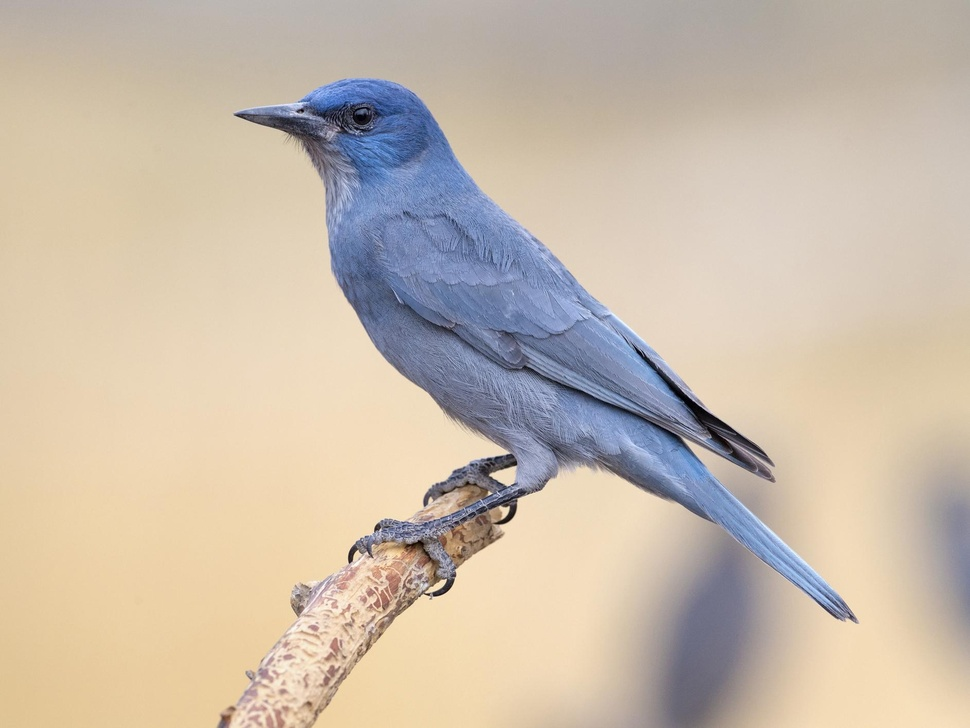
#> input picture Images/Raw/bird.jpg, 970 x 728 px, shrunk from 1885 x 1414 before the run
$ python -i Cartoonify.py   (imports and definitions only)
#> lines starting #> are read from the running program, lines starting #| are printed output that depends on the picture; after the words box and inside, x2 and y2 are one past the last pixel; in counts of white or black regions, pixels touching at a corner belong together
import cv2
import numpy as np


class Cartoonify:
    def __init__(self):
        self.img = None
        self.blur = 2


    def k_mean_method(self, image, clusters, rounds):
        height, width = image.shape[:2]
        samples = np.zeros([height * width, 3], dtype=np.float32)

        count = 0
        for x in range(height):

            for y in range(width):
                samples[count] = image[x][y]
                count += 1

        compactness, labels, centers = cv2.kmeans(
            samples,
            clusters,
            None,
            criteria=(cv2.TERM_CRITERIA_EPS + cv2.TERM_CRITERIA_MAX_ITER,10000,0.0001),
            attempts=rounds,
            flags=cv2.KMEANS_PP_CENTERS
        )

        centers = np.uint8(centers)
        res = centers[labels.flatten()]

        result_img = res.reshape(image.shape)

        result_img = cv2.GaussianBlur(result_img, (9, 9), 0)
        return result_img


    def contour_image(self, img):

        blue, green, red = cv2.split(img)

        contours, hierarchy = cv2.findContours(image=img, mode=cv2.RETR_TREE, method=cv2.CHAIN_APPROX_NONE)
        cnt = contours[0]
        cv2.drawContours(img, [cnt], 0, (0, 255, 0), 3)
        return img


    def cartoon_method(self, img):
        edge_img = self.detect_edge(img)
        color = cv2.bilateralFilter(img, 9, 250, 250)
        cartoon_img = cv2.bitwise_and(color, color, mask=edge_img)
        return cartoon_img


    def canny_method(self, img):

        edge_img = self.process_image(img, 2)
        edge_img = self.white_to_transparent(edge_img)

        k_mean_img = self.k_mean_method(img, 16, 1)

        added_img = self.overlay_transparent(k_mean_img, edge_img, 0, 0)

        contour_img = self.process_image(added_img, 1)
        contour_img = self.white_to_transparent(contour_img)

        result_img = self.overlay_transparent(added_img, contour_img, 0, 0)
        # result_img = self.contour_image(result_img)

        vivid_img = self.vivid_image(added_img)
        return vivid_img


    def detect_edge(self, img):
        gray = cv2.cvtColor(img, cv2.COLOR_BGR2GRAY)
        gray = cv2.medianBlur(gray, 5)
        edges = cv2.adaptiveThreshold(gray, 255, cv2.ADAPTIVE_THRESH_MEAN_C, cv2.THRESH_BINARY, 9, 9)
        return edges


    def process_image(self, img, blur):
        gray = cv2.cvtColor(img, cv2.COLOR_BGRA2GRAY)
        if blur == 2:
            gray = cv2.GaussianBlur(gray, (9, 9), 0)
            canny = cv2.Canny(gray, 50, 100)

        elif blur == 1:
            gray = cv2.GaussianBlur(gray, (9, 9), 0)
            canny = cv2.Canny(gray, 100, 400)
            kernel = np.ones((5, 5), np.uint8)
            canny = cv2.dilate(canny, kernel, iterations=1)
        else:
            canny = cv2.Canny(gray, 50, 75)

        # canny = self.rescale(canny, self.pseudoDim)


        r, dil_img = cv2.threshold(canny, 50, 255, cv2.THRESH_BINARY_INV)

        result_img = cv2.cvtColor(dil_img, cv2.COLOR_GRAY2BGR)
        return result_img


    def vivid_image(self, img):

        # CLAHE (Contrast Limited Adaptive Histogram Equalization)
        clahe = cv2.createCLAHE(clipLimit=5., tileGridSize=(3, 3
                                                            ))

        lab = cv2.cvtColor(img, cv2.COLOR_BGR2LAB)  # convert from BGR to LAB color space
        l, a, b = cv2.split(lab)  # split on 3 different channels

        l2 = clahe.apply(l)  # apply CLAHE to the L-channel

        lab = cv2.merge((l2, a, b))  # merge channels
        result_img = cv2.cvtColor(lab, cv2.COLOR_LAB2BGR)  # convert from LAB to BGR

        return result_img


    def overlay_transparent(self, background_img, img_to_overlay_t, x, y, overlay_size=None):
        """
        @brief      Overlays a transparant PNG onto another image using CV2

        @param      background_img    The background image
        @param      img_to_overlay_t  The transparent image to overlay (has alpha channel)
        @param      x                 x location to place the top-left corner of our overlay
        @param      y                 y location to place the top-left corner of our overlay
        @param      overlay_size      The size to scale our overlay to (tuple), no scaling if None

        @return     Background image with overlay on top
        """

        bg_img = background_img.copy()

        if overlay_size is not None:
            img_to_overlay_t = cv2.resize(img_to_overlay_t.copy(), overlay_size)

        # Extract the alpha mask of the RGBA image, convert to RGB
        b, g, r, a = cv2.split(img_to_overlay_t)
        overlay_color = cv2.merge((b, g, r))

        # Apply some simple filtering to remove edge noise
        mask = cv2.medianBlur(a, 1)

        h, w, _ = overlay_color.shape
        roi = bg_img[y:y + h, x:x + w]

        # Black-out the area behind the logo in our original ROI
        img1_bg = cv2.bitwise_and(roi.copy(), roi.copy(), mask=cv2.bitwise_not(mask))

        # Mask out the logo from the logo image.
        img2_fg = cv2.bitwise_and(overlay_color, overlay_color, mask=mask)

        # Update the original image with our new ROI
        bg_img[y:y + h, x:x + w] = cv2.add(img1_bg, img2_fg)

        return bg_img

    def overlay_image(self, img1, img2):
        img1 = cv2.cvtColor(img1, cv2.COLOR_BGR2BGRA)
        print(img1.shape)
        print(img2.shape)
        ol_img = cv2.addWeighted(img1, 1, img2, 0.5, 0)
        return ol_img

    def white_to_transparent(self, img):

        # get the image dimensions (height, width and channels)

        h, w, c = img.shape

        # append Alpha channel -- required for BGRA (Blue, Green, Red, Alpha)
        alpha_img = np.concatenate([img, np.full((h, w, 1), 255, dtype=np.uint8)], axis=-1)

        # create a mask where white pixels ([255, 255, 255]) are True
        white = np.all(img == [255, 255, 255], axis=-1)

        # change the values of Alpha to 0 for all the white pixels
        alpha_img[white, -1] = 0

        # save the image
        return alpha_img

>>> import cv2
>>> picture = cv2.imread('../../Images/Raw/bird.jpg')
#> picture is the input picture: shape (728, 970, 3); mean B, G, R 171.9, 187.6, 201.1
>>> result = Cartoonify().canny_method(picture)
#> in process_image, `canny = cv2.Canny(gray, 50, 100)`:
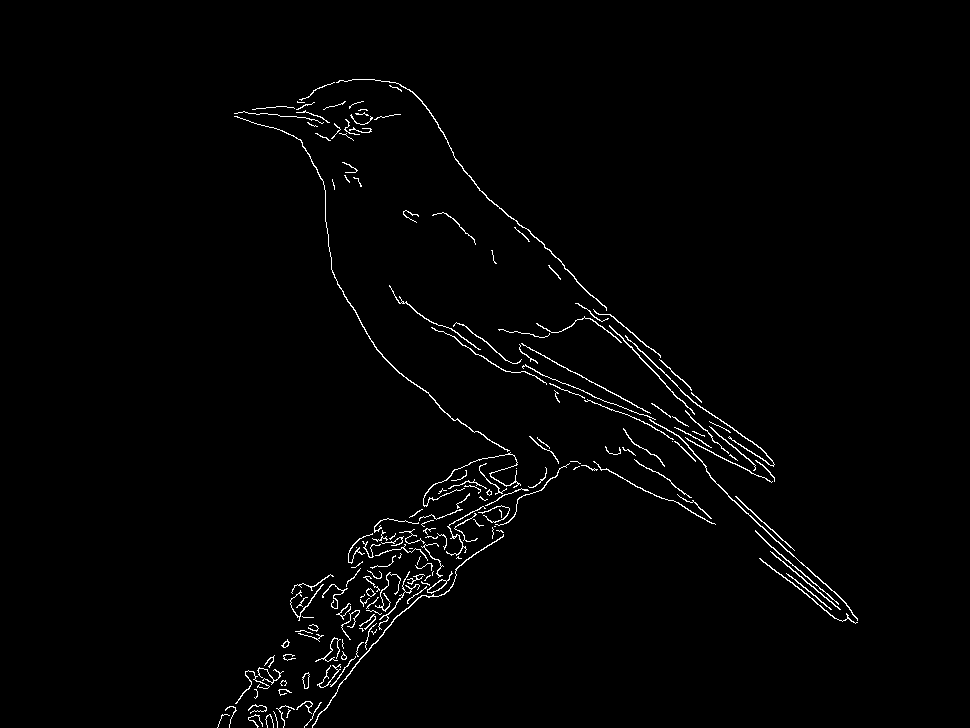
#> canny: shape (728, 970); 1.5% white in thin lines or dots, all inside (x1, y1, x2, y2) = (217, 79, 858, 728)
#> in white_to_transparent, `alpha_img = np.concatenate([img, np.full((h, w, 1), 255, dtype=np.uint..`:
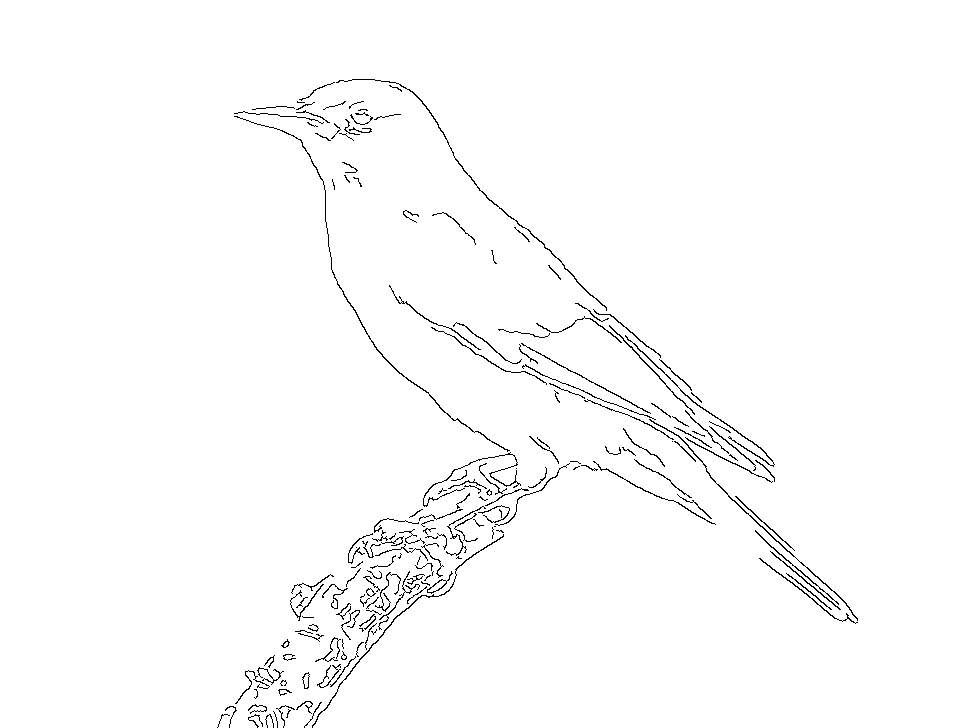
#> alpha_img: shape (728, 970, 4); mean B, G, R, A 251.2, 251.2, 251.2, 255
#> after the loop in k_mean_method, `for x in range(height):`: count = 706160
#> in k_mean_method, `compactness, labels, centers = cv2.kmeans( samples, clusters, None, cr..`: compactness = 91042105.9; centers = 16 rows, first 8: [170.9, 197.8, 215.2], [165.6, 124.1, 105.4], [195.5, 210.6, 224.7], [188.1, 146.6, 127.6], [44.84, 35.64, 37.03], [102.5, 121.7, 150.8], [160.7, 169.9, 181], [179.1, 207.9, 227.9]
#> in k_mean_method, `centers = np.uint8(centers)`: centers = 16 rows, first 8: [170, 197, 215], [165, 124, 105], [195, 210, 224], [188, 146, 127], [44, 35, 37], [102, 121, 150], [160, 169, 180], [179, 207, 227]
#> in overlay_transparent, `img2_fg = cv2.bitwise_and(overlay_color, overlay_color, mask=mask)`: img2_fg: shape (728, 970, 3); every value is 0
#> call 2 of process_image, with blur = 1
#> in process_image (call 2), `gray = cv2.cvtColor(img, cv2.COLOR_BGRA2GRAY)`:
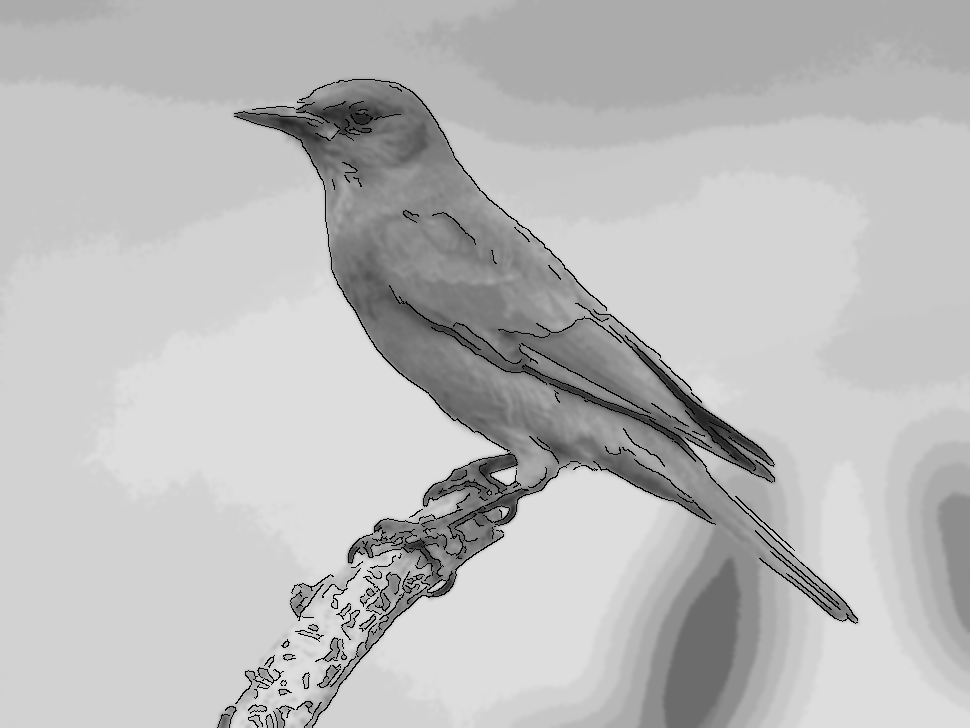
#> gray: shape (728, 970); min 0, max 221, mean 187.1
#> in process_image (call 2), `canny = cv2.Canny(gray, 100, 400)`: canny: shape (728, 970); 0.07% white in thin lines or dots, all inside (x1, y1, x2, y2) = (314, 462, 579, 728)
#> in process_image (call 2), `canny = cv2.dilate(canny, kernel, iterations=1)`: canny: shape (728, 970); 0.39% white; 1 white region, box (x1, y1, x2, y2) and area: (312, 460, 581, 728) 2755
#> in vivid_image, `lab = cv2.cvtColor(img, cv2.COLOR_BGR2LAB)`: lab: shape (728, 970, 3); mean of channels 0, 1, 2 192.9, 130.6, 137.3
#> in vivid_image, `l, a, b = cv2.split(lab)`:
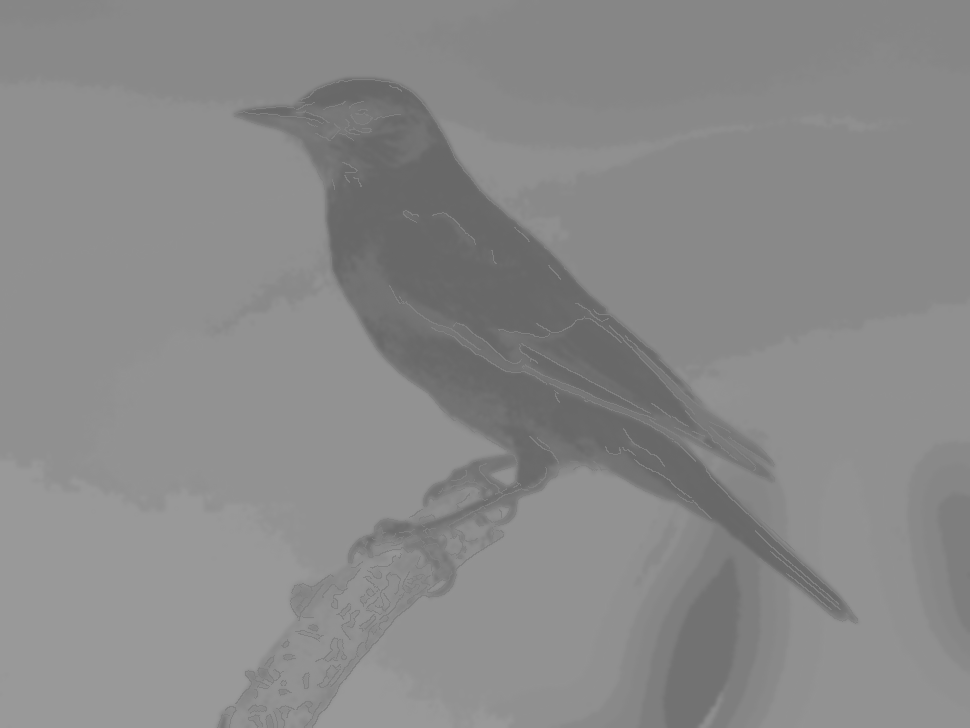
#> b: shape (728, 970); min 103, max 153, mean 137.3
#> in vivid_image, `l2 = clahe.apply(l)`:
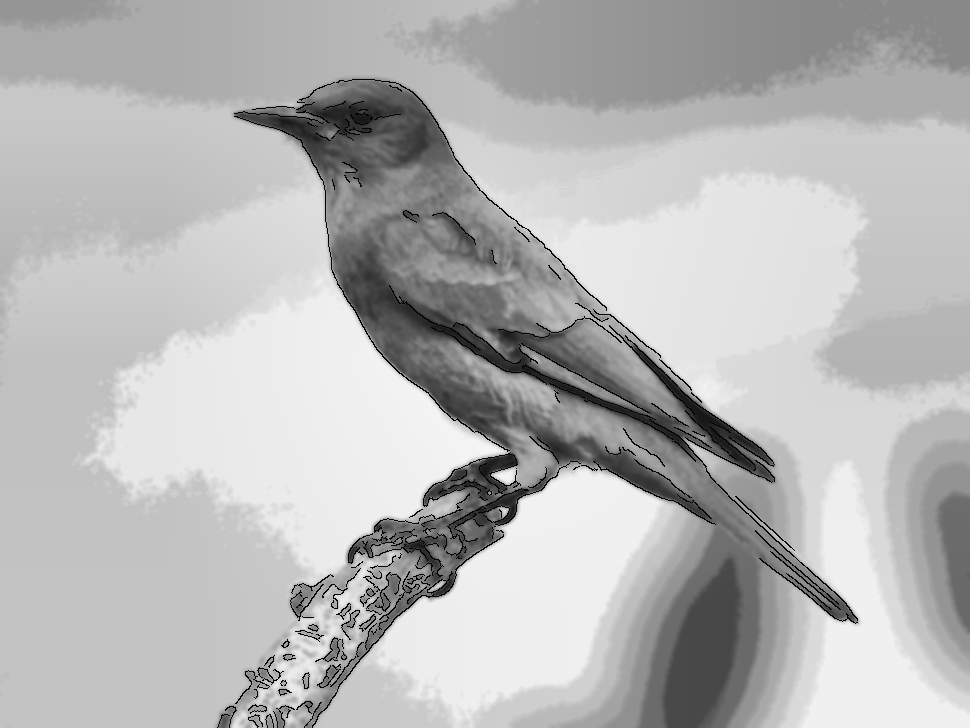
#> l2: shape (728, 970); min 2, max 244, mean 182.2
#> in vivid_image, `lab = cv2.merge((l2, a, b))`: lab: shape (728, 970, 3); mean of channels 0, 1, 2 182.2, 130.6, 137.3
#> in vivid_image, `result_img = cv2.cvtColor(lab, cv2.COLOR_LAB2BGR)`:
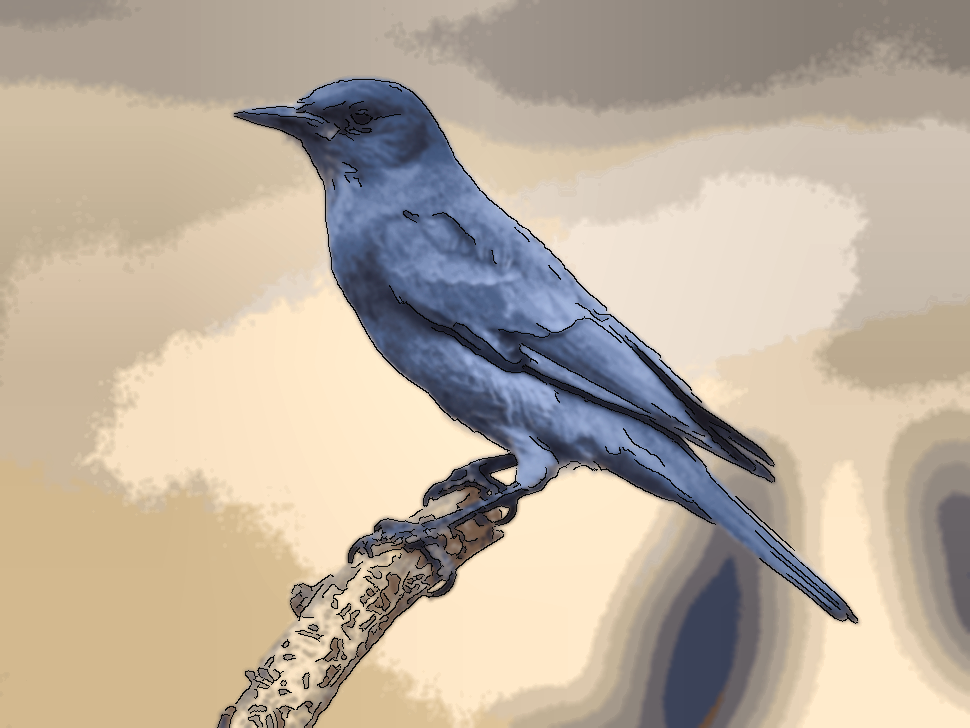
#> result_img: shape (728, 970, 3); mean B, G, R 158.8, 174.5, 187.3

$ run again, on Images/Raw/dog-human.jpg
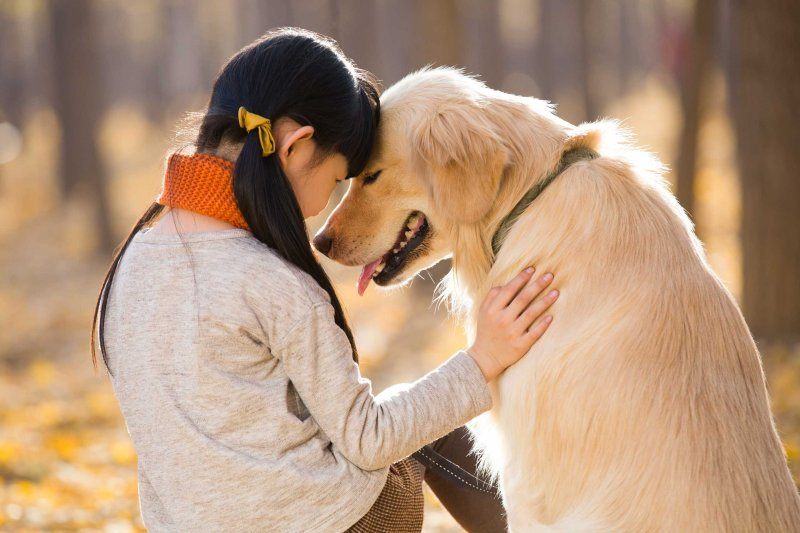
#> input picture Images/Raw/dog-human.jpg, 800 x 533 px
#> picture is the input picture: shape (533, 800, 3); mean B, G, R 121.5, 146.9, 177.8
#> in process_image, `canny = cv2.Canny(gray, 50, 100)`:
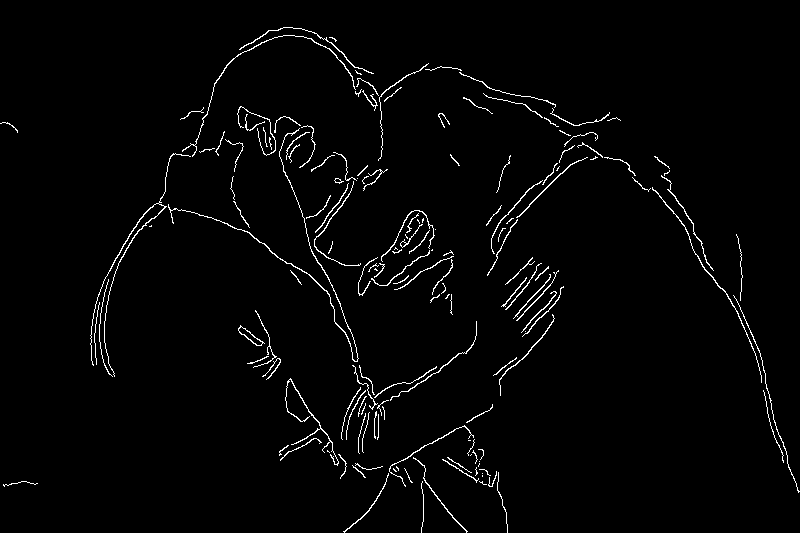
#> canny: shape (533, 800); 2.1% white in thin lines or dots
#> dil_img: shape (533, 800); 97.9% white; black in thin lines or dots
#> white: shape (533, 800) bool; 97.9% white; black in thin lines or dots
#> after the loop in k_mean_method, `for x in range(height):`: count = 426400
#> in k_mean_method, `compactness, labels, centers = cv2.kmeans( samples, clusters, None, cr..`: compactness = 114929387.8; centers = 16 rows, first 8: [92.83, 104.7, 127.7], [159.2, 178.2, 203.4], [25.38, 26.14, 32.53], [127.1, 162.4, 202.9], [239.4, 245.8, 250], [40.92, 59.38, 84.71], [198.1, 209.8, 226.1], [138.4, 181.5, 225.9]
#> in k_mean_method, `centers = np.uint8(centers)`: centers = 16 rows, first 8: [92, 104, 127], [159, 178, 203], [25, 26, 32], [127, 162, 202], [239, 245, 250], [40, 59, 84], [198, 209, 226], [138, 181, 225]
#> img2_fg: shape (533, 800, 3); every value is 0
#> dil_img: shape (533, 800); 98.9% white; 2 black regions, box (x1, y1, x2, y2) and area: (87, 32, 358, 369) 3480, (652, 153, 717, 273) 1084
#> in vivid_image, `result_img = cv2.cvtColor(lab, cv2.COLOR_LAB2BGR)`:
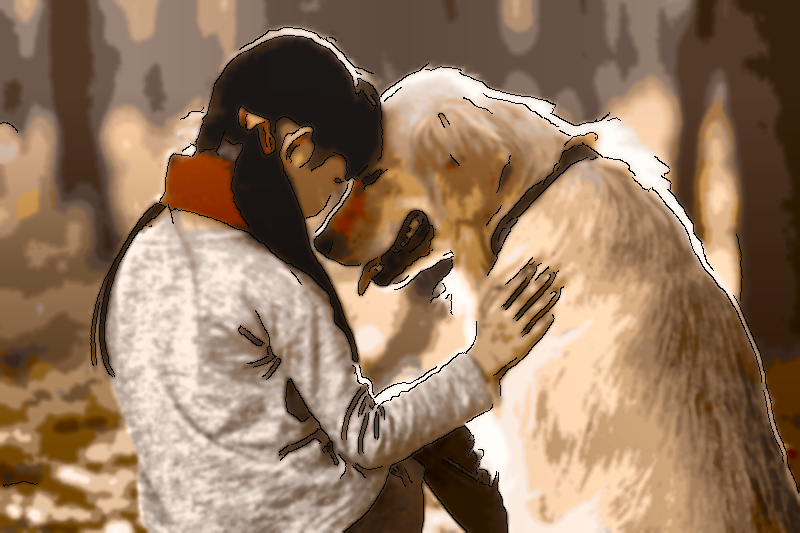
#> result_img: shape (533, 800, 3); mean B, G, R 96.2, 120.2, 148.2
